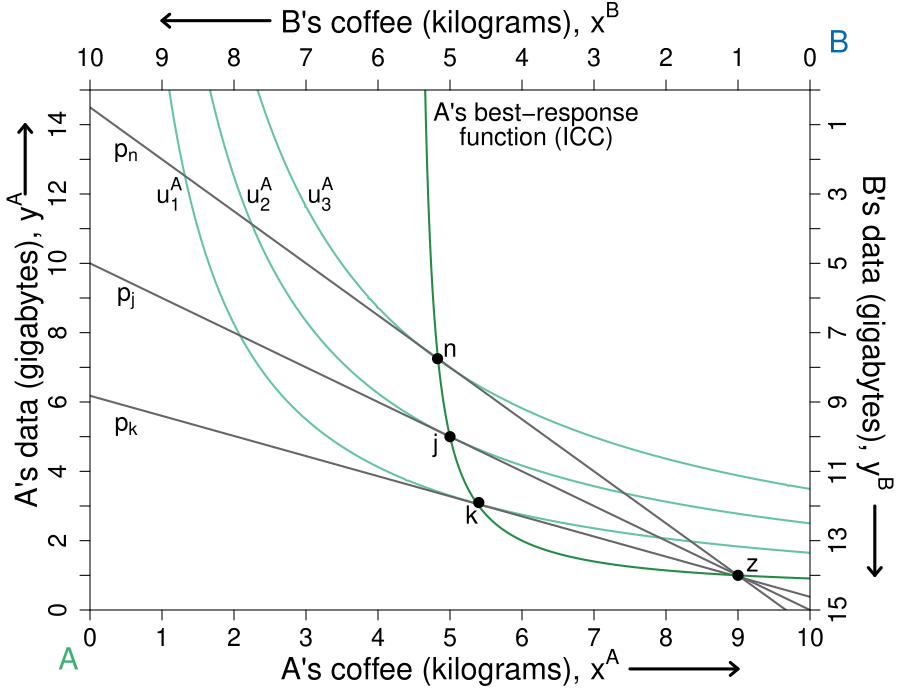

Write the R code that produced this figure.
#' Graph Designer: Scott Cohn
#' Authors: Bowles and Halliday
#' Title: Coordination, Conflict and Competition: A Text in Microeconomics

library("shape")

pdf(file = "what_can_markets_do/markets_tioli_logs_brf.pdf", width = 9, height = 7)

# Set parameters for graphics
axislabelsize <- 1.8
labelsize <- 1.5
namesize <- 1.8
annotatesize <- 1.5
graphlinewidth <- 2
segmentlinewidth <- 1.5

COL <- c("#7fc97f", "#beaed4", "#fdc086", "#ffff99", "#386cb0", "#f0027f", "#bf5b17", "#666666")
COLA <- c("#e0f3db", "#99d8c9","#66c2a4","#41ae76", "#238b45", "#005824")
COLB <- c("#c6dbef", "#4eb3d3", "#2b8cbe", "#0868ac","#084081")
COLC <- c("#fcfbfd", "#efedf5", "#dadaeb", "#bcbddc", "#9e9ac8", "#807dba", "#6a51a3", "#54278f", "#3f007d")
grays <- gray.colors(25, start = 1, end = 0, alpha = 1)


uAlog <- function(xA, yA, alpha = 1/2){
  alpha*log(xA) + (1-alpha)*log(yA)
}

indifflogA <- function(xA, U, alpha = 1/2){
  exp((U - alpha*log(xA))/(1 - alpha))
}

indiffcurveA2 <- function(x, U = 4, A = 1, a = 0.5) {
  (((U/A)*(1/x)^a)^(1/(1-a)))
}


uBlog <- function(xA, yA, alpha = 1/2){
  alpha*log(10-xA) + (1-alpha)*log(15-yA)
}

indifflogB <- function(xA, U = uBlog(9,1), alpha = 1/2){
  15 - exp((U - alpha*log(10-xA))/(1 - alpha))
}

paretoEC <- function(x, ybar = 15, xbar = 10) {
  (ybar/xbar)*x
}

OfferCurveA <- function(x) {
  # x/(x  - 4)
  x / (2*x - 9)
}

OfferCurveB <- function(x) {
  #15 - (14/2)*(10 - x)/(9 - x)
  (145 - 16*x) / (19 - 2*x)
}

#Use the TIOLI funciton to find what value of x you should have for point g
xatioli <- function(uza){
  exp(uza - (1/2)*log(3/2))
}

xbtioli <- function(uzb){
  exp(uzb - (1/2)*log(3/2))
}

PriceLine <- function(x, intercept = 10, slope = 1) {
  intercept - slope*x 
}

WalrasPrice <- function(x) {
  14.5 - (3/2)*x
}

par(mar =  c(4.5, 4.5, 4.5, 4.5))
xlims <- c(0, 10)
ylims <- c(0, 15)
xlims2 <- c(10, 0)
ylims2 <- c(15, 0)

plot(0, 0, xlim = xlims, ylim = ylims, type = "n",
     xlab = "",
     ylab = "", 
     xaxt = "n", 
     yaxt = "n", 
     cex.lab = axislabelsize, 
     bty = "n",
     xaxs="i", 
     yaxs="i")

mtext(expression(paste("A's coffee (kilograms), ", x^A)), side = 1, line = 3, cex = axislabelsize)
text(-0.9, 0.5*ylims[2], expression(paste("A's data (gigabytes), ", y^A)), xpd = TRUE, cex = axislabelsize, srt = 90) 


#Specify the sequences of points for graphing. 
xx1 <- seq(xlims[1], xlims[2], length.out = npts)
xx2 <- seq(4.5, xlims[2], length.out = npts)
xx3 <- seq(xlims[1], 9.5, length.out = npts)
xx4 <- seq(1, 9.5, length.out = npts)
yy1 <- indiffcurveA2(xx1, U = uA(8,2), A = 1, a = 2/3)
yy2 <- indiffcurveA2(xx1)

#Polygon Attempt
#polygon(x = c(1.34, 6, 8, 10 - 6.73), y = c(12, 9, 2, 15 - 10.1), col="powderblue", density=NULL, border = NA)

#I need something like xx1 with npts for 
# xpoly1 <- seq(from = 0.7, to = 9, length.out = 501)
# ypoly1 <- indifflogA(xpoly1, U = uAlog(9,1), alpha = 1/2)
# ypoly2 <- indifflogB(xpoly1, U = uBlog(9,1), alpha = 1/2)
# polygon(x = c(xpoly1, rev(xpoly1)), y = c(ypoly1, rev(ypoly2)), col=COL[4], density=NULL, border = NA)

npts <- 501 
x <- seq(xlims[1], xlims[2], length.out = npts)
y <- seq(ylims[1], ylims[2], length.out = npts) 
#a <- c(uA(9,2) - 1.5, uA(5,5), uA(8,2), uA(8,2) + 1)

#a2 <- c(uAlog(9,1), uAlog(2.91,12), uAlog(5,5), uAlog(10 - xbtioli(uBlog(9,1)), 15 - (3/2)*xbtioli(uBlog(9,1))))
a2 <- c(uAlog(2.91,12), uAlog(5,5), uAlog(5.5, 3))

contour(x, y, 
        outer(x, y, uAlog),
        drawlabels = FALSE,
        col = COLA[3],
        lwd = graphlinewidth,
        levels = a2, 
        xaxs="i", 
        yaxs="i", 
        add = TRUE)

npts <- 500 
npts2 <- 501

#Draw the lines for the graphs
#lines(xx1, indifflogA(xx1, U = uA(5, 5)), col = COLA[3], lwd = graphlinewidth)
#lines(xx1, indiffcurveA2(xx1, U = uA(2.5, 7.5)), col = COLA[3], lwd = graphlinewidth)

#lines(xx1, indiffcurveA1(xx1), col = COLA[3], lwd = graphlinewidth)
#lines(xx1, indiffcurveA2(xx1), col = COLA[3], lwd = graphlinewidth)
#lines(xx1, indiffcurveA3(xx1), col = COLA[3], lwd = graphlinewidth)
#lines(xx1, indiffcurveA4(xx1), col = COLA[3], lwd = graphlinewidth)
#lines(xx1, paretoEC(xx1), col = COL[2], lwd = graphlinewidth)

#Walrasian price
lines(xx1, WalrasPrice(xx1), col = COL[8], lwd = graphlinewidth)

#Price through j
lines(xx1, PriceLine(xx1, intercept = 10, slope = 1), col = COL[8], lwd = graphlinewidth)

#Price through k
lines(xx1, PriceLine(xx1, intercept = 6.18, slope = 0.58), col = COL[8], lwd = graphlinewidth)


#lines(xx1, indifflogB(xx1), col = COLB[2], lwd = graphlinewidth)
#lines(xx1, indiffcurveBneg2(xx1, U = uB(8,2), a = 1/3), col = COLB[2], lwd = graphlinewidth)
#lines(xx1, indiffcurveBneg3(xx1), col = COLB[2], lwd = graphlinewidth)
#lines(xx3, OfferCurveB(xx3), col = COLB[5], lwd = graphlinewidth)
lines(xx2, OfferCurveA(xx2), col = COLA[5], lwd = graphlinewidth)


#Customize ticks and labels for the plot
ticksy <- seq(from = 0, to = 15, by = 1)
ylabels <- seq(from = 0, to = 15, by = 1)
ticksx <- seq(from = 0, to = 10, by = 1)
xlabels <- seq(from = 0, to = 10, by = 1)
axis(1, at = ticksx, pos = 0, labels = xlabels, cex.axis = labelsize)
axis(2, at = ticksy, pos = 0, labels = ylabels, gap.axis = -1, las = 0, cex.axis = labelsize)

#Add arrows: 
arrows(-0.9, 12, -0.9, 14, xpd = TRUE, length = 0.1, angle = 40, lwd = 3)
arrows(7.5, -1.7, 9, -1.7, xpd = TRUE, length = 0.1, angle = 40, lwd = 3)

#Annotation of the three graphs and the NE
text(1.1, 12, expression(u[1]^A), cex = annotatesize)
text(2.35, 12, expression(u[2]^A), cex = annotatesize)
text(3.2, 12, expression(u[3]^A), cex = annotatesize)
#text(6.5, 12, expression(u[3]^A), cex = annotatesize)

#Label the prices
text(0.5, 5.3, expression(p[k]), cex = annotatesize)
text(0.5, 9, expression(p[j]), cex = annotatesize)
text(0.5, 13.2, expression(p[n]), cex = annotatesize)

# text(2.8, 7.0, expression("B's best-response"), cex = annotatesize)
# text(2.8, 6.3, expression("function (ICC)"), cex = annotatesize)
#arrows(2, 6.5, 1.5, 6.5, xpd = TRUE, length=0.1,angle=40,lwd=3)

text(6.2, 14.3, expression("A's best-response"), cex = annotatesize)
text(6.2, 13.6, expression("function (ICC)"), cex = annotatesize)
# arrows(7.7, 6.5, 8.2, 6.5, xpd = TRUE, length=0.1,angle=40,lwd=3)



#Pareto efficient curve
#segments(4.16, 6.23, 6.73, 10.1, lty = 2, lwd = 2)
# text(8.1, 14.2, expression("Pareto-efficient"), cex = annotatesize)
# text(8.1, 13.5, expression("curve"), cex = annotatesize)
#Arrows(8.8, 12.7, 8.8, 10.4, col = "black", lty = 1, lwd = 2, arr.type = "triangle", arr.lwd = 0.5)

# Label actors in corner
text(-0.3, -1.4, expression("A"), xpd = TRUE, cex = namesize, col = COLA[4])
text(10.4, 16.4, expression("B"), xpd = TRUE, cex = namesize, col = COLB[4])

#Set up second axes and labels

par(new = TRUE)

#Use the same x and ylims as previously, but with locations switched
xlims2 <- c(10, 0)
ylims2 <- c(15, 0)

#Leave the ylab and xlab blank to ensure no axes titles
plot(0, 0, xlim = xlims2, ylim = ylims2, type = "n",
     xlab = expression(paste("")),
     ylab = expression(paste("")),
     xaxt = "n", 
     yaxt = "n", 
     cex.lab = 1.3, 
     bty = "n",
     xaxs = "i", 
     yaxs = "i")

#Set up axes at sides 3 and 4 (top and right)
axis(side = 3, at = ticksx, pos = 0, labels = xlabels, cex.axis = labelsize)
axis(side = 4, at = ticksy, pos = 0, labels = ylabels, gap.axis = -1, las = 0, cex.axis = labelsize)

text(0.5*xlims[2], -2, expression(paste("B's coffee (kilograms), ", x^B)), xpd = TRUE, cex = axislabelsize)
text(-0.9, 7, expression(paste("B's data (gigabytes), ", y^B)), xpd = TRUE, cex = axislabelsize, srt = 270) 

#Add arrows:
arrows(-0.9, 12, -0.9, 14, xpd = TRUE, length=0.1,angle=40,lwd=3)
arrows(7.5, -2, 9, -2, xpd = TRUE, length=0.1,angle=40,lwd=3)


uBlog2 <- function(xB, yB, alpha = 1/2){
  alpha*log(xB) + (1-alpha)*log(yB)
}

#b <- c(uB2(1,14) - 1, uB2(1,14), uB2(1,14) + 1)




b <- c(uBlog2(1,14), uBlog2(3,13.4), uBlog2(10 - xatioli(uAlog(9,1)),15 - (3/2)*xatioli(uAlog(9,1))))
# contour(x, y,
#         outer(x, y, uBlog2),
#         drawlabels = FALSE,
#         col = COLB[3],
#         lwd = graphlinewidth,
#         levels = b,
#         xaxs="i",
#         yaxs="i",
#         add = TRUE,
#         xpd = TRUE)

#Label B's indifference curves
#text(0.75, 12.5, expression(u[1]^B), cex = annotatesize)
#text(1.7, 12.5, expression(u[2]^B == u[z]^B), cex = annotatesize)
#text(1.4, 12.5, expression(u[z]^B), cex = annotatesize)
# text(1.5, 12.5, expression(u[z]^B), cex = annotatesize)
# text(3.6, 12.5, expression(u[2]^B), cex = annotatesize)
# text(7.3, 12.5, expression(u[3]^B), cex = annotatesize)

#Add a point for the initial endowment
points(1, 14, pch = 16, col = "black", cex = 1.5)
text(0.8, 13.7, expression(z), cex = annotatesize)

# #Add a point for the initial endowment
points(10 - 4.8275, 15 - 7.25, pch = 16, col = "black", cex = 1.5)
text(5, 7.5, expression(n), cex = labelsize)


#point j
points(5, 15 - 5, pch = 16, col = "black", cex = 1.5)
text(5.2, 15 - 4.75, expression(j), cex = labelsize)

#point k
points(10 - 5.4, 15 - 3.1, pch = 16, col = "black", cex = 1.5)
text(10 - 5.5 + 0.2, 15 - 2.75, expression(k), cex = labelsize)

#Label a point on the middle of the curve
# points(5, 7.5, pch = 16, col = "black", cex = 1.5)
# text(5, 7.5 - 0.5, expression(i), cex = annotatesize)

#Add point for comparison to participation constraint
# points(10-.7, 15 - 13.5, pch = 16, col = "black", cex = 1.5)
# text(10-.7 - 0.2, 15 - 13.5 + 0.4, 
#      expression(d), cex = annotatesize)


#Calculate TIOLI power allocation for B
#mrs(x,y) => pareto efficient curve is (3/2)x = y
#A's initital utility is 4 = u(8,2) = (8^0.5)*(2^0.5)
#Therefore substitute in the contract curve u_e^A = 4 = (x^A)^(0.5)(3/2*x^A)^0.5
# => x^A = 4/((3/2)^0.5) = 3.27 => x^B = 6.73
# => y^A = 3/2(x^A) = 4.9 => y^B = 10.1



#Add point g for B's TIOLI power
# points(10-xatioli(uAlog(9,1)), 15-(3/2)*xatioli(uAlog(9,1)), pch = 16, col = "black", cex = 1.5)
# text(10-2.44949, 15-(3/2)*2.44949 - 0.6, 
#      expression(t^B), cex = annotatesize)

#Calculate TIOLI power allocation for A
#mrs(x,y) => pareto efficient curve is (3/2)x = y
#A's initital utility is 4 = u(8,2) = (8^0.5)*(2^0.5)
#Therefore substitute in the contract curve u_e^A = 4 = (x^A)^(0.5)(3/2*x^A)^0.5
# => x^B = 5.09/((3/2)^0.5) = 4.16 => x^A = 5.84
# => y^B = 3/2(x^B) = 6.23 => y^A = 8.77 
#=> u^A = (5.84^0.5)*(8.77^0.5) = 7.156591
#Add point f for A's TIOLI power


#xbtioli(uBlog2(1,14))
# points(xbtioli(uBlog2(1,14)), 3/2*xbtioli(uBlog2(1,14)), pch = 16, col = "black", cex = 1.5)
# text(xbtioli(uBlog2(1,14)), 3/2*xbtioli(uBlog2(1,14)) + 0.7, 
#      expression(t^A), cex = annotatesize)

#Annotating B's endowment
#text(1.8, 12.5, expression(e))

#Annotating a point that is a Pareto improvement over e.
indifflogAneg <- function(xA, U, alpha = 1/2){
  15 - exp((U - alpha*log(10-xA))/(1 - alpha))
}

# points(3, indifflogAneg(3, U = uAlog(9,1)), pch = 16, col = "black", cex = 1.5)
# text(3 - 0.2, indifflogAneg(3, U = uAlog(9,1)) - (0.2*1.5), 
#      expression(h), cex = annotatesize)

# uAlog(9,1)
# [1] 1.464816
#(2.94^0.5)*(12.76^0.5)


dev.off()
